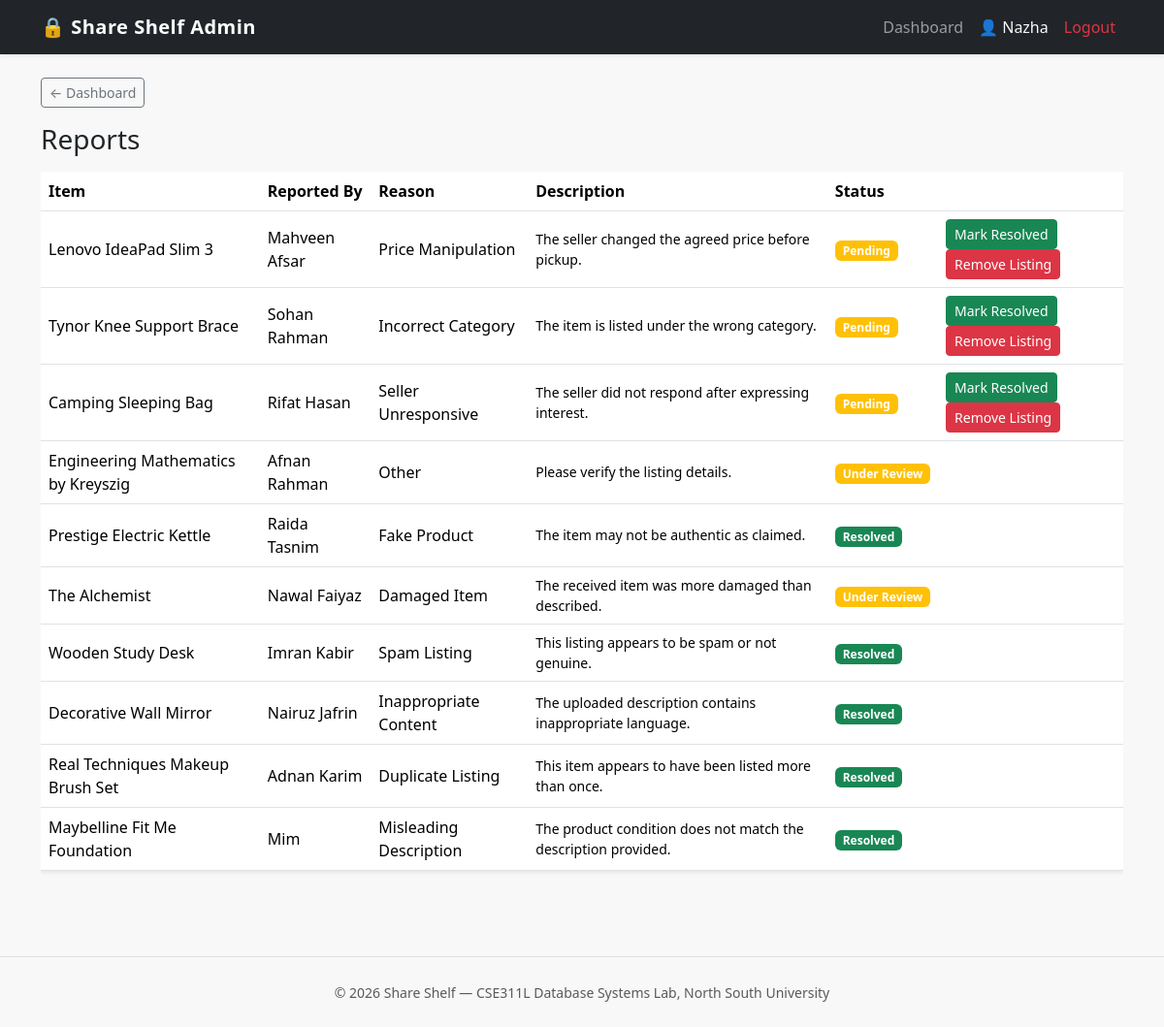
/share_shelf/admin_reports.php (signed in), run on the app's committed database.
### tables this page shows
CREATE TABLE `report` (
  `Report_ID` int(11) NOT NULL AUTO_INCREMENT,
  `User_ID` int(11) NOT NULL,
  `Item_ID` int(11) DEFAULT NULL,
  `Reason` varchar(255) NOT NULL,
  `Description` varchar(255) DEFAULT NULL,
  `Status` varchar(50) NOT NULL,
  `Admin_ID` int(11) DEFAULT NULL,
  PRIMARY KEY (`Report_ID`),
  KEY `User_ID` (`User_ID`),
  KEY `Item_ID` (`Item_ID`),
  KEY `fk_report_admin` (`Admin_ID`)
);

CREATE TABLE `item` (
  `Item_ID` int(11) NOT NULL AUTO_INCREMENT,
  `User_ID` int(11) NOT NULL,
  `Category_ID` int(11) NOT NULL,
  `Title` varchar(100) NOT NULL,
  `Description` varchar(255) DEFAULT NULL,
  `Condition` varchar(50) NOT NULL,
  `Item_Type` varchar(50) NOT NULL,
  `Price` decimal(10,2) DEFAULT NULL,
  `Quantity` int(11) NOT NULL,
  `Pickup_Location` varchar(100) DEFAULT NULL,
  `Status` varchar(50) NOT NULL,
  `Approval_Status` varchar(50) NOT NULL,
  `Admin_ID` int(11) DEFAULT NULL,
  PRIMARY KEY (`Item_ID`),
  KEY `User_ID` (`User_ID`),
  KEY `Category_ID` (`Category_ID`),
  KEY `fk_item_admin` (`Admin_ID`)
);

CREATE TABLE `user` (
  `User_ID` int(11) NOT NULL AUTO_INCREMENT,
  `First_Name` varchar(50) NOT NULL,
  `Last_Name` varchar(50) DEFAULT NULL,
  `Email` varchar(255) DEFAULT NULL,
  `Phone` varchar(15) NOT NULL,
  `Password` varchar(50) NOT NULL,
  `District` varchar(50) NOT NULL,
  `Area` varchar(50) NOT NULL,
  `Street` varchar(50) NOT NULL,
  `Is_Banned` tinyint(1) NOT NULL DEFAULT 0,
  `Is_Deleted` tinyint(1) NOT NULL DEFAULT 0,
  PRIMARY KEY (`User_ID`),
  UNIQUE KEY `uq_user_phone` (`Phone`),
  UNIQUE KEY `uq_user_email` (`Email`)
);

### share_shelf/admin_reports.php (the view, shortened to what this page needs)
<?php
require "config/db.php";
$reports = mysqli_query($conn, "
    SELECT r.*, u.First_Name, u.Last_Name, i.Title AS Item_Title
    FROM report r
    JOIN user u ON r.User_ID = u.User_ID
    LEFT JOIN item i ON r.Item_ID = i.Item_ID
    ORDER BY (r.Status='Pending') DESC, r.Report_ID DESC
");
include "includes/header.php";
?>
<a href="admin.php" class="btn btn-sm btn-outline-secondary mb-3">&larr; Dashboard</a>
<h3 class="mb-3">Reports</h3>
<div class="table-responsive">
<table class="table bg-white shadow-sm align-middle">
  <thead><tr><th>Item</th><th>Reported By</th><th>Reason</th><th>Description</th><th>Status</th><th></th></tr></thead>
  <tbody>
    <?php while ($r = mysqli_fetch_assoc($reports)): ?>
      <tr>
        <td><?= htmlspecialchars($r['Item_Title'] ?? '(listing removed)') ?></td>
        <td><?= htmlspecialchars($r['First_Name'] . ' ' . $r['Last_Name']) ?></td>
        <td><?= htmlspecialchars($r['Reason']) ?></td>
        <td class="small"><?= htmlspecialchars($r['Description']) ?></td>
        <td><span class="badge bg-<?= $r['Status']==='Resolved'?'success':'warning' ?>"><?= htmlspecialchars($r['Status']) ?></span></td>
        <td>
          <?php if ($r['Status'] === 'Pending'): ?>
            <a href="admin_reports.php?resolve=<?= $r['Report_ID'] ?>" class="btn btn-sm btn-success">Mark Resolved</a>
            <?php if ($r['Item_ID']): ?>
              <a href="admin_reports.php?remove_item=<?= $r['Item_ID'] ?>" class="btn btn-sm btn-danger" onclick="return confirm('Remove the reported listing?')">Remove Listing</a>
            <?php endif; ?>
          <?php endif; ?>
        </td>
      </tr>
    <?php endwhile; ?>
  </tbody>
</table>
</div>
<?php include "includes/footer.php"; ?>

### share_shelf/css/style.css (style rules this page uses)
body { background-color: #f7f8f7; }

### data on the page
report: Item_ID.Title "Lenovo IdeaPad Slim 3", User_ID.Last_Name "Mahveen Afsar", Reason "Price Manipulation", Description "The seller changed the agreed price before pickup.", Status "Pending"
report: Item_ID.Title "Tynor Knee Support Brace", User_ID.Last_Name "Sohan Rahman", Reason "Incorrect Category", Description "The item is listed under the wrong category.", Status "Pending"
report: Item_ID.Title "Camping Sleeping Bag", User_ID.Last_Name "Rifat Hasan", Reason "Seller Unresponsive", Description "The seller did not respond after expressing interest.", Status "Pending"
report: Item_ID.Title "Engineering Mathematics by Kreyszig", User_ID.Last_Name "Afnan Rahman", Reason "Other", Description "Please verify the listing details.", Status "Under Review"
report: Item_ID.Title "Prestige Electric Kettle", User_ID.Last_Name "Raida Tasnim", Reason "Fake Product", Description "The item may not be authentic as claimed.", Status "Resolved"
report: Item_ID.Title "The Alchemist", User_ID.Last_Name "Nawal Faiyaz", Reason "Damaged Item", Description "The received item was more damaged than described.", Status "Under Review"
report: Item_ID.Title "Wooden Study Desk", User_ID.Last_Name "Imran Kabir", Reason "Spam Listing", Description "This listing appears to be spam or not genuine.", Status "Resolved"
report: Item_ID.Title "Decorative Wall Mirror", User_ID.Last_Name "Nairuz Jafrin", Reason "Inappropriate Content", Description "The uploaded description contains inappropriate language.", Status "Resolved"
report: Item_ID.Title "Real Techniques Makeup Brush Set", User_ID.Last_Name "Adnan Karim", Reason "Duplicate Listing", Description "This item appears to have been listed more than once.", Status "Resolved"
report: Item_ID.Title "Maybelline Fit Me Foundation", User_ID.Last_Name "Mim", Reason "Misleading Description", Description "The product condition does not match the description provided.", Status "Resolved"

### other printed values
$_SESSION['admin_name'] "Nazha"
